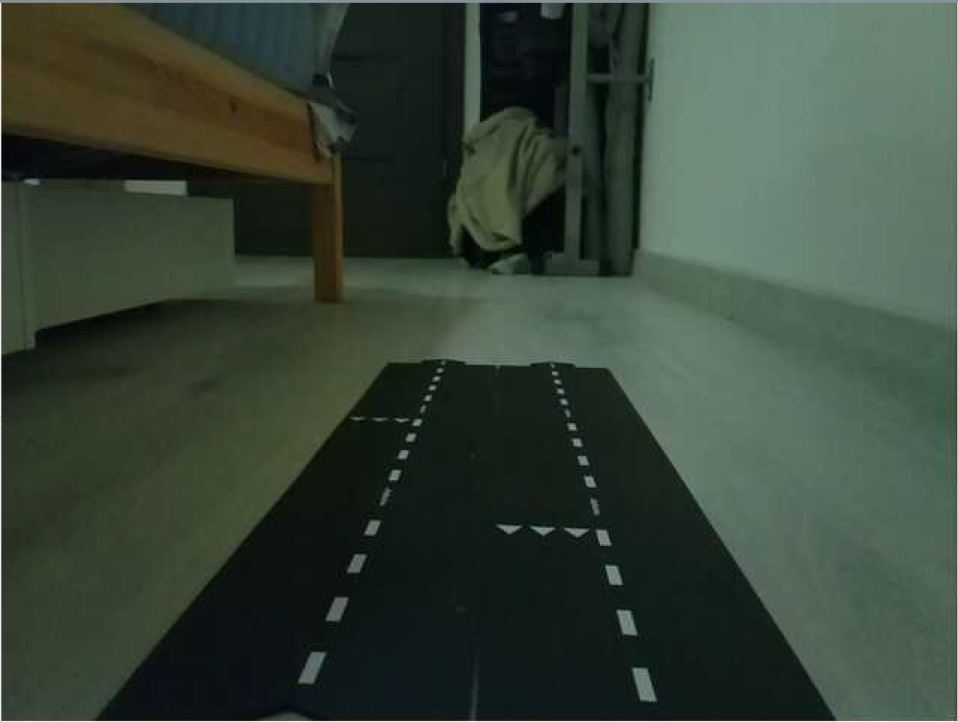
#> input picture Tempfiles/Pibot.JPG, 958 x 722 px
$ python test_lane_follow.py
#> lines starting #> are read from the running program, lines starting #| are printed output that depends on the picture; after the words box and inside, x2 and y2 are one past the last pixel; in counts of white or black regions, pixels touching at a corner belong together
#> further down, image is the input picture: shape (722, 958, 3); mean B, G, R 55.6, 67.8, 55
import cv2
import numpy as np
import matplotlib.pyplot as plt

def make_points(image, line):
    slope, intercept = line
    y1 = int(image.shape[0])  # bottom of the image
    y2 = int(y1 * 3 / 5)  # slightly lower than the middle
    x1 = int((y1 - intercept) / slope)
    x2 = int((y2 - intercept) / slope)
    return np.array([x1, y1, x2, y2])


def average_slope_intercept(image, lines):
    left_fit = []
    right_fit = []
    if lines is not None:
        for line in lines:
            x1, y1, x2, y2 = line.reshape(4)
            fit = np.polyfit((x1, x2), (y1, y2), 1)
            slope = fit[0]
            intercept = fit[1]
            min_slope_threshold = 0.5  # Adjust this value based on your input image
            if abs(slope) > min_slope_threshold:
                if slope < 0:  # y is reversed in image
                    left_fit.append((slope, intercept))
                else:
                    right_fit.append((slope, intercept))
        if not left_fit or not right_fit:
            return None
        # add more weight to longer lines
        left_fit_average = np.average(left_fit, axis=0)
        right_fit_average = np.average(right_fit, axis=0)
        left_line = make_points(image, left_fit_average)
        right_line = make_points(image, right_fit_average)
        averaged_lines = [left_line, right_line]
        return averaged_lines

def canny(image):
    gray = cv2.cvtColor(image, cv2.COLOR_RGB2GRAY)
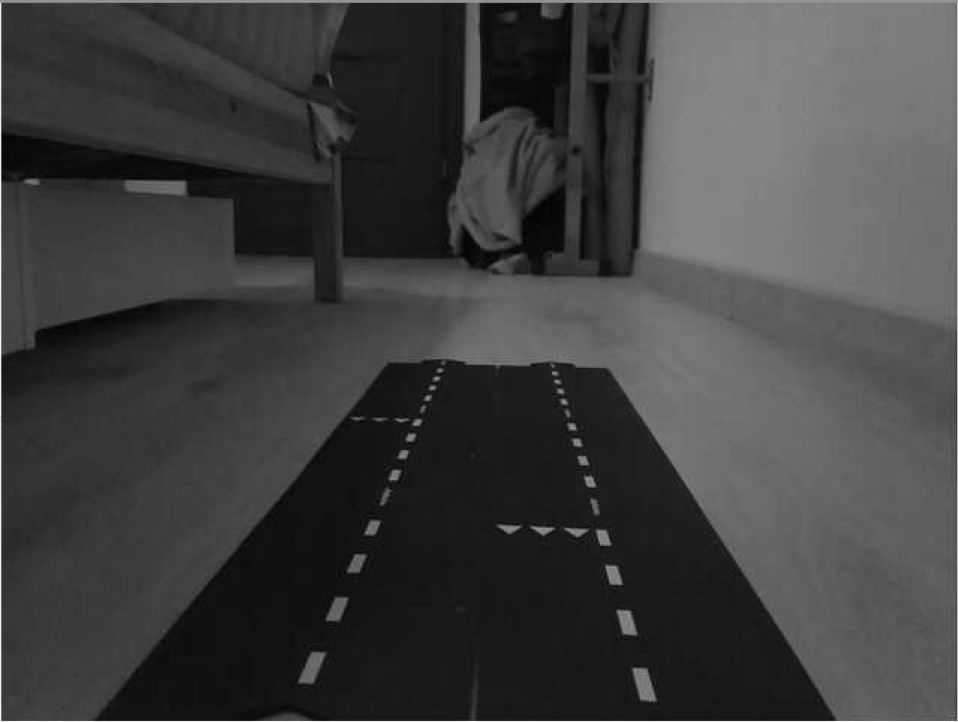
#> gray: shape (722, 958); min 1, max 253, mean 62.6
    kernel = 5
    blur = cv2.GaussianBlur(gray, (kernel, kernel), 0)
    canny = cv2.Canny(blur, 50, 350)
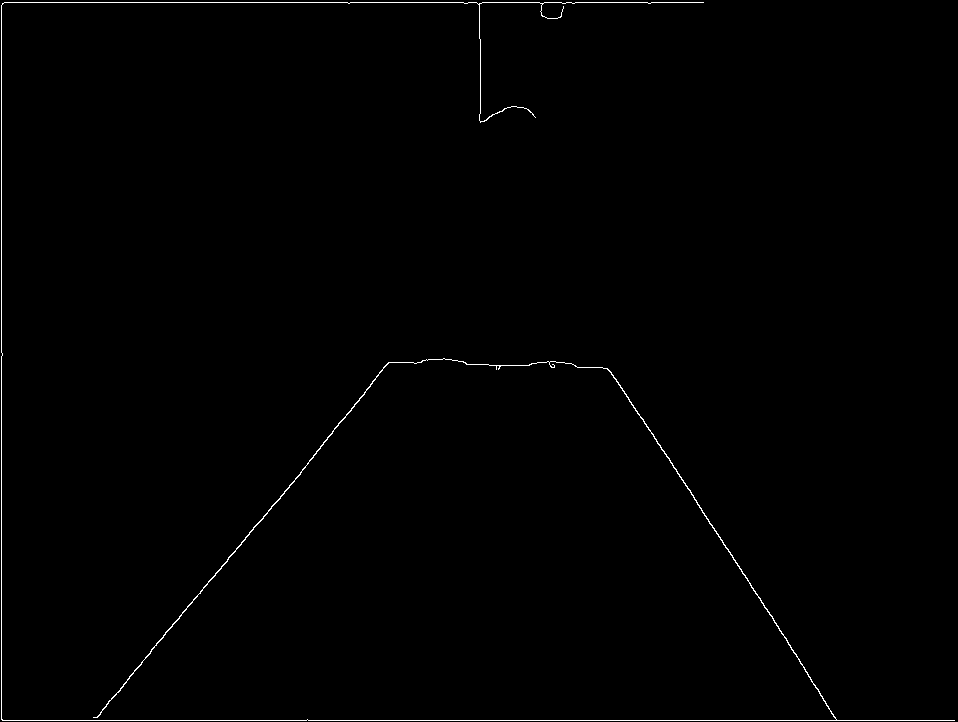
#> canny: shape (722, 958); 0.59% white in thin lines or dots
    return canny


def display_lines (image, lines):
    line_image=np.zeros_like(image)
    if lines is not None:
        for line in lines:
            x1, y1, x2, y2 = line.reshape(4)
            cv2.line(line_image, (x1, y1), (x2, y2), (255, 0, 0), 10)
    return line_image


def region_of_interest(image):
    height = image.shape[0]
#> height = 722
    polygons = np.array([[
        (0, height), (950, height), (475, 200)
    ]])
#> polygons = [[0, 722], [950, 722], [475, 200]]
    mask = np.zeros_like(image)
    cv2.fillPoly(mask, polygons, 255)
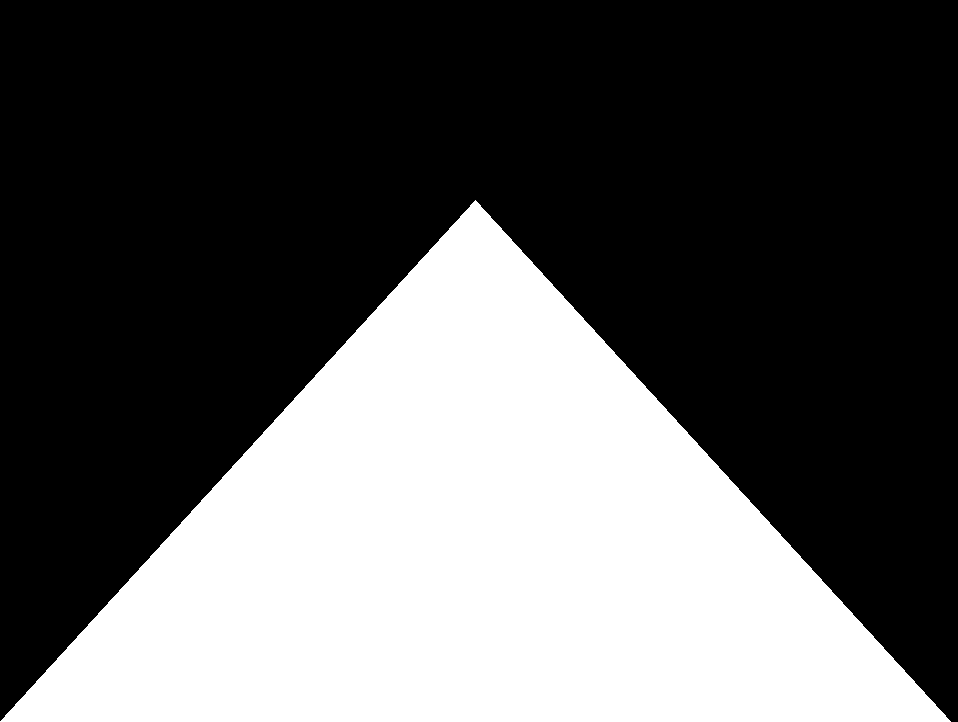
#> mask: shape (722, 958); 35.9% white; 1 white region, box (x1, y1, x2, y2) and area: (0, 200, 951, 722) 248472
    masked_image = cv2.bitwise_and(image, mask)
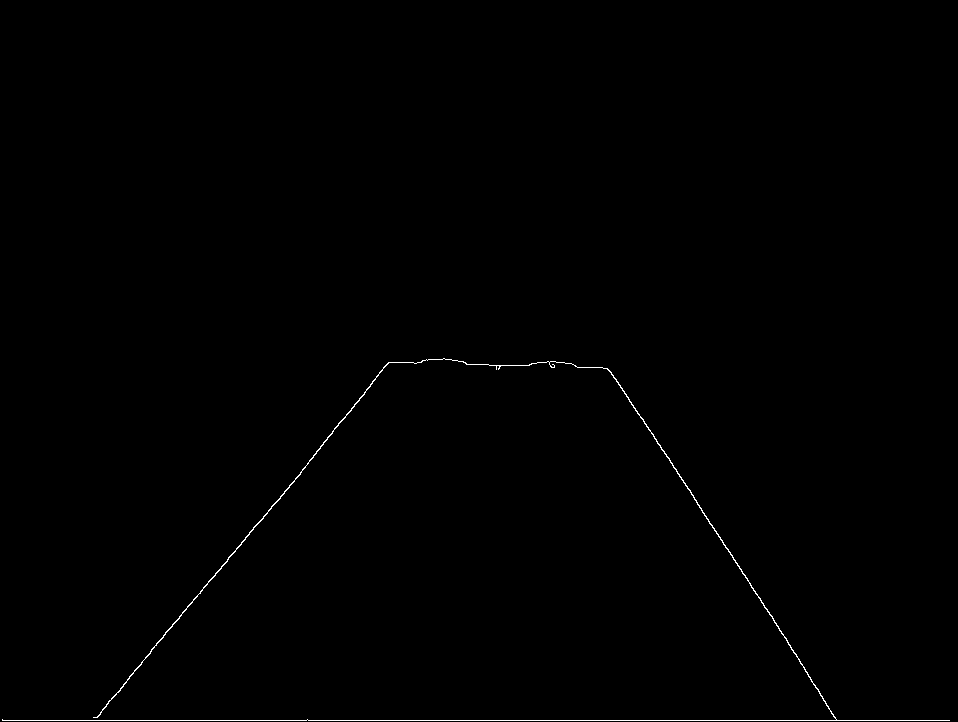
#> masked_image: shape (722, 958); 0.35% white in thin lines or dots, all inside (x1, y1, x2, y2) = (2, 358, 950, 721)
    return masked_image


image = cv2.imread('Pibot.JPG')
lane_image = np.copy(image)
canny_image = canny(lane_image)
cropped_image = region_of_interest(canny_image)
lines = cv2.HoughLinesP(cropped_image, 2, np.pi/180, 100, np.array([]), minLineLength=40, maxLineGap=7)
#> lines = [[2, 720, 949, 720], [800, 663, 836, 719], [129, 676, 320, 448], [608, 369, 644, 423], [616, 379, 825, 701], [309, 460, 388, 362], [708, 519, 799, 659]]
averaged_lines = average_slope_intercept(lane_image, lines)
#> the loop in average_slope_intercept, `for line in lines:` made 7 passes
#> (x1, y1, x2, y2, slope, intercept) on passes 1 to 7: (2, 720, 949, 720, 9.03e-17, 720), (800, 663, 836, 719, 1.56, -581.4), (129, 676, 320, 448, -1.19, 830), (608, 369, 644, 423, 1.5, -543), (616, 379, 825, 701, 1.54, -570.1), (309, 460, 388, 362, -1.24, 843.3), (708, 519, 799, 659, 1.54, -570.2)
#> after the loop in average_slope_intercept, `for line in lines:`: left_fit = [(-1.19, 830), (-1.24, 843.3)]; right_fit = [(1.56, -581.4), (1.5, -543), (1.54, -570.1), (1.54, -570.2)]
#> in average_slope_intercept, `left_fit_average = np.average(left_fit, axis=0)`: left_fit_average = [-1.22, 836.7]
#> in average_slope_intercept, `right_fit_average = np.average(right_fit, axis=0)`: right_fit_average = [1.53, -566.2]
#> in make_points, `slope, intercept = line`: slope = -1.22; intercept = 836.7
#> in make_points, `x1 = int((y1 - intercept) / slope)`: x1 = 94
#> in make_points, `x2 = int((y2 - intercept) / slope)`: x2 = 331
#> in average_slope_intercept, `left_line = make_points(image, left_fit_average)`: left_line = [94, 722, 331, 433]
#> in average_slope_intercept, `right_line = make_points(image, right_fit_average)`: right_line = [839, 722, 651, 433]
#> in average_slope_intercept, `averaged_lines = [left_line, right_line]`: averaged_lines = [[94, 722, 331, 433], [839, 722, 651, 433]]
#> averaged_lines = [[94, 722, 331, 433], [839, 722, 651, 433]]
line_image = display_lines(lane_image, averaged_lines)
#> the loop in display_lines, `for line in lines:` made 2 passes
combo_image = cv2.addWeighted(lane_image, 0.8, line_image, 1, 1)
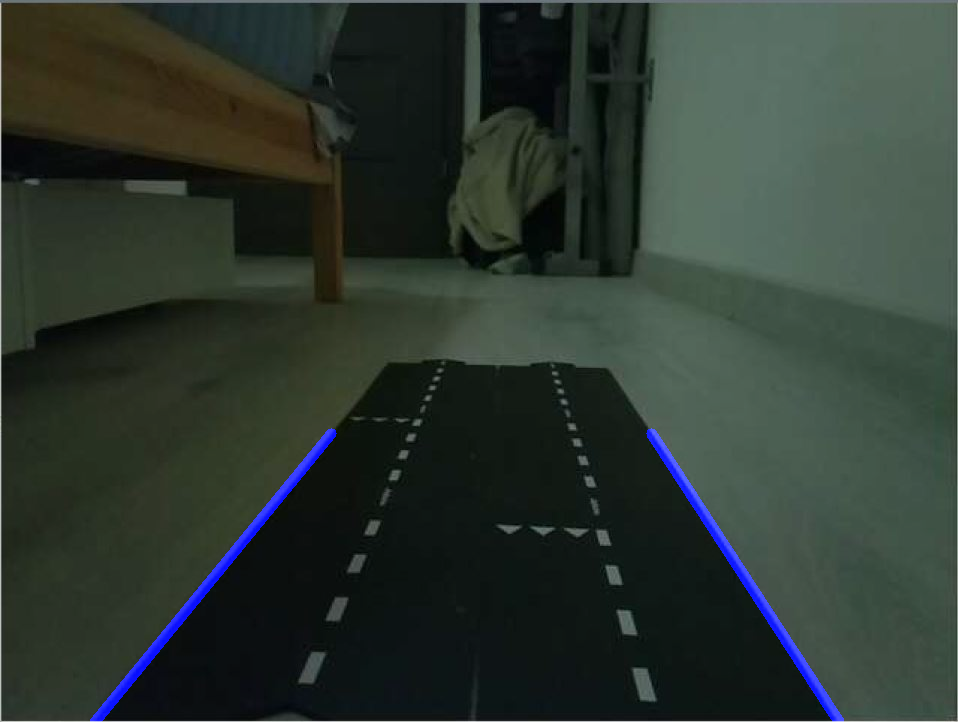
#> combo_image: shape (722, 958, 3); mean B, G, R 48, 55.2, 45
cv2.imshow("result", combo_image)
cv2.waitKey(0)


# [96 lines of commented-out code are left out]
